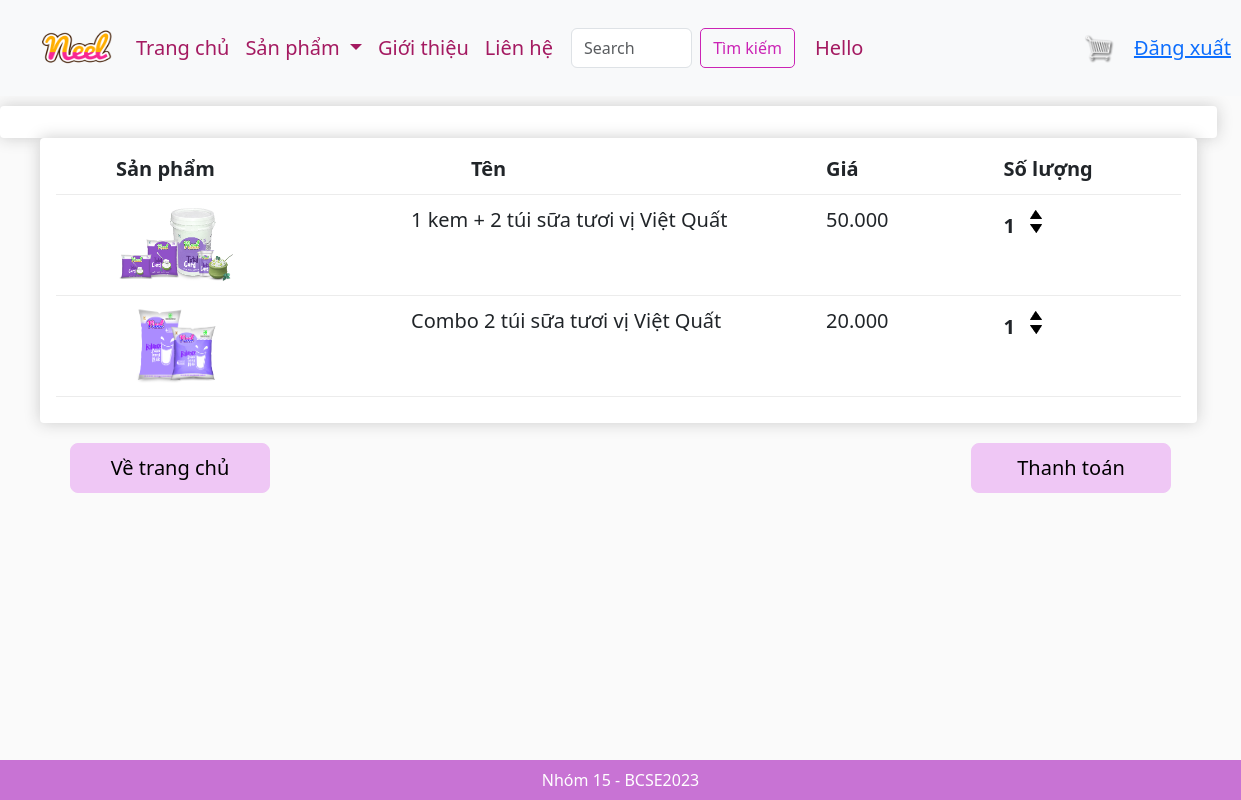
The page /cart/ (signed in) on the database as committed earlier.
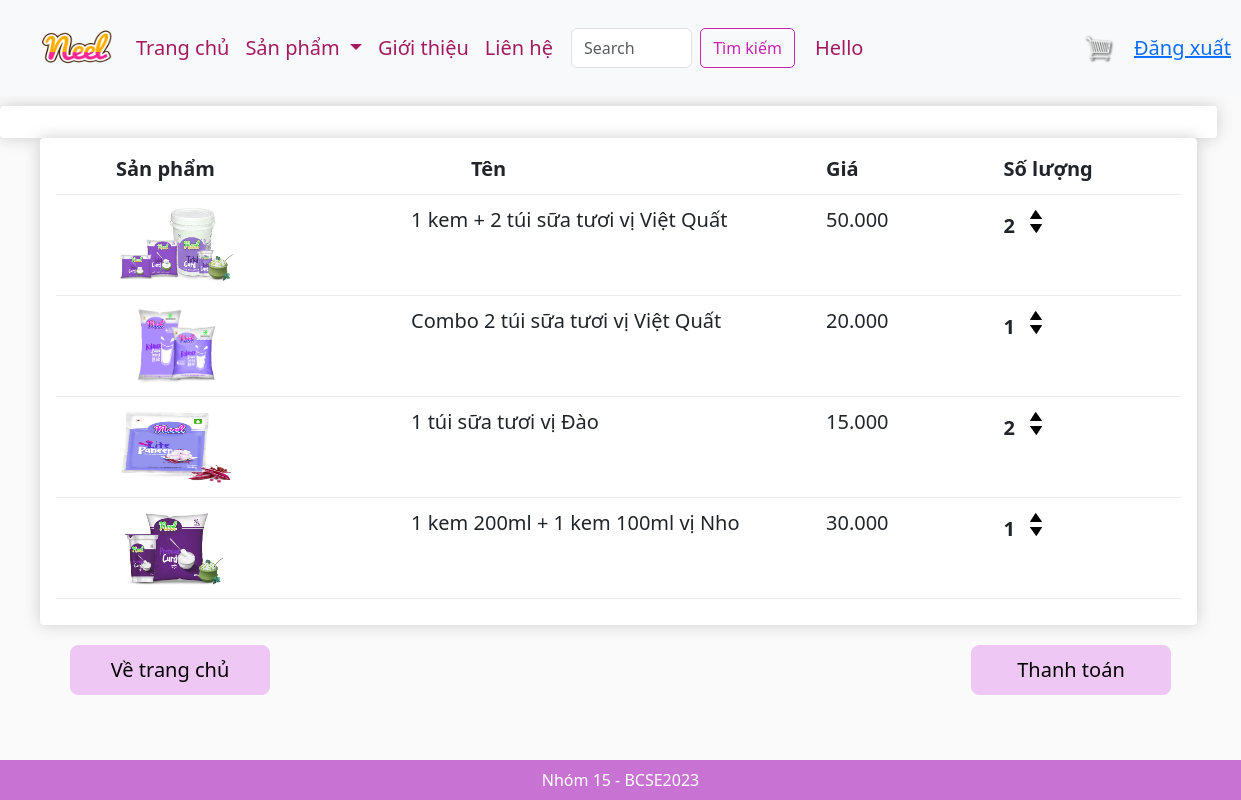
The same page on the database as committed later.
### app/models.py (models this page shows, shortened)
class OrderItem(models.Model):
    product = models.ForeignKey(Product,on_delete=models.SET_NULL,blank=True,null=True)
    order = models.ForeignKey(Order,on_delete=models.SET_NULL,blank=True,null=True)
    quantity = models.IntegerField(default=0,null=True,blank=True,db_column='quality')
    date_added = models.DateTimeField(auto_now_add=True)

class Product(models.Model):
    name = models.CharField(max_length=200,null=True)
    price = models.FloatField()
    digital = models.BooleanField(default=False,null=True,blank=False)
    image  = models.ImageField(null=True,blank=True)
    @property
    def ImageURL(self):
        try:
            url = self.image.url
        except:
            url = ''
        return url

### app/views.py (the view)
# urls.py: path('cart/', views.cart, name="cart"),
def cart(request):
    if request.user.is_authenticated:
        customer = request.user
        order, created = Order.objects.get_or_create(customer=customer, complete = False)
        items = order.orderitem_set.all()
        cartItems = order.get_cart_items
        user_not_login = "hidden"
        user_login = "show"
    else:
        items = []
        order={'get_cart_items':0, 'get_cart_total':0}
        cartItems = order['get_cart_items']
        user_not_login = "show"
        user_login = "hidden"
    context={'items':items,'order':order,'cartItems':cartItems,'user_not_login':user_not_login,'user_login':user_login}
    return render(request,'app/cart.html',context)

### app/models.py (called while the page is built)
    @property
    def get_cart_items(self):
        orderitems = self.orderitem_set.all()
        total = sum([item.quantity for item in orderitems ])
        return total

### app/templates/app/cart.html (shortened to what this page needs)
{% extends 'app/base.html' %}
{% load static %}
{% block cart_content %}
<div class="row" style='width:100%'>
	<div class="col-lg-12">
		<div class="box-element">
		</div>
		<div>
			<div class="box-element" style="margin-left:40px; margin-right:20px">
				<div class="cart-row">
					<div style="flex:2; font-size: 20px; margin-left: 60px"><strong>Sản phẩm</strong></div>
					<div style="flex:2; font-size: 20px"><strong>Tên </strong></div>
					<div style="flex:1; font-size: 20px"><strong>Giá</strong></div>
					<div style="flex:1; font-size: 20px"><strong>Số lượng</strong></div>
				</div>
				{% for item in items%}
				<div class="cart-row">
					<div style="flex:2">
						<img class="row-image" src="{{ item.product.ImageURL }}" style="width: 120px; height: 80px;margin-left: 60px">
				</div>
					<div style="flex:2; font-size: 20px; margin-right:60px" ><p>{{item.product.name}}</p></div>
					<div style="flex:1; font-size: 20px"><p>{{item.product.price| floatformat:3}}</p></div>
					<div style="flex:1; font-size: 20px">
						<p class="quantity">{{item.quantity}}</p>
						<div class="quantity">
							<img data-product={{item.product.id}} data-action ='add' class="chg-quantity update-cart" src="{% static  'app/images/arrow-up.png' %}">
							<img data-product={{item.product.id}} data-action ='remove' class="chg-quantity update-cart" src="{% static  'app/images/arrow-down.png' %}">
						</div>
					</div>
				</div>
				{%endfor%}
</div>
		</div>
	</div>
</div>
<a  style="float:right; margin-top:20px;margin-right:70px; width:200px; height: 50px; font-size: 20px; border-radius:8px; background-color:#EFC7F5; border-color:#EFC7F5; color: #000000; text-decoration: none; display: flex; justify-content: center; align-items: center;" class="btn btn-success" href="{% url 'checkout' %}">Thanh toán</a>
<a  style="float:left; margin-top:20px;margin-left:70px; width:200px; height: 50px; font-size: 20px;border-radius:8px; background-color:#EFC7F5; border-color:#EFC7F5; color: #000000; text-decoration: none; display: flex; justify-content: center; align-items: center;" class="btn btn-success" href="{% url 'home' %}">Về trang chủ</a>
{% endblock cart_content %}

Rows that differ between the two databases and show on the page:
changed OrderItem "1 kem + 2 túi sữa tươi vị Việt Quất": quantity "1" → "2"
added OrderItem: product.ImageURL (picture), product.name "1 túi sữa tươi vị Đào", product.price "15.000", quantity "2"
added OrderItem: product.ImageURL (picture), product.name "1 kem 200ml + 1 kem 100ml vị Nho", product.price "30.000", quantity "1"
